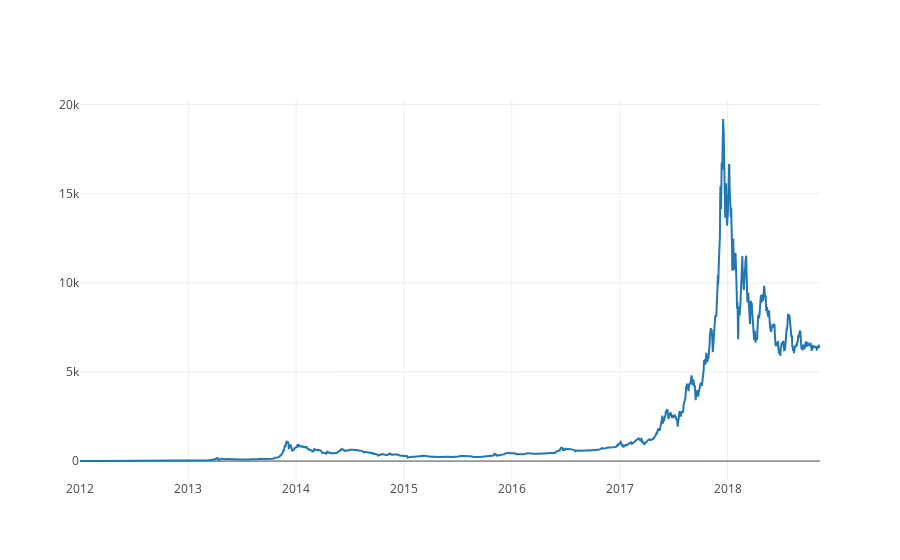

The notebook cell this image was saved under:
### Code cell
data = [go.Scatter(x=real_price.index, y=real_price.values)]

plotly.offline.iplot(data)

### Figure 1 — Plotly figure (JSON) as saved in the notebook; plotly's stock layout.template omitted (floating-point values rounded to 4 significant figures; data arrays with more than 128 entries replaced by an {"elided": "..."} marker saying what was removed)
{"data": [{"type": "scatter", "uid": "800efad6-c4a9-41e5-bcbd-db77311e56c1", "x": {"elided": "2504 str values"}, "y": {"elided": "2504 float values"}}], "layout": {}}
